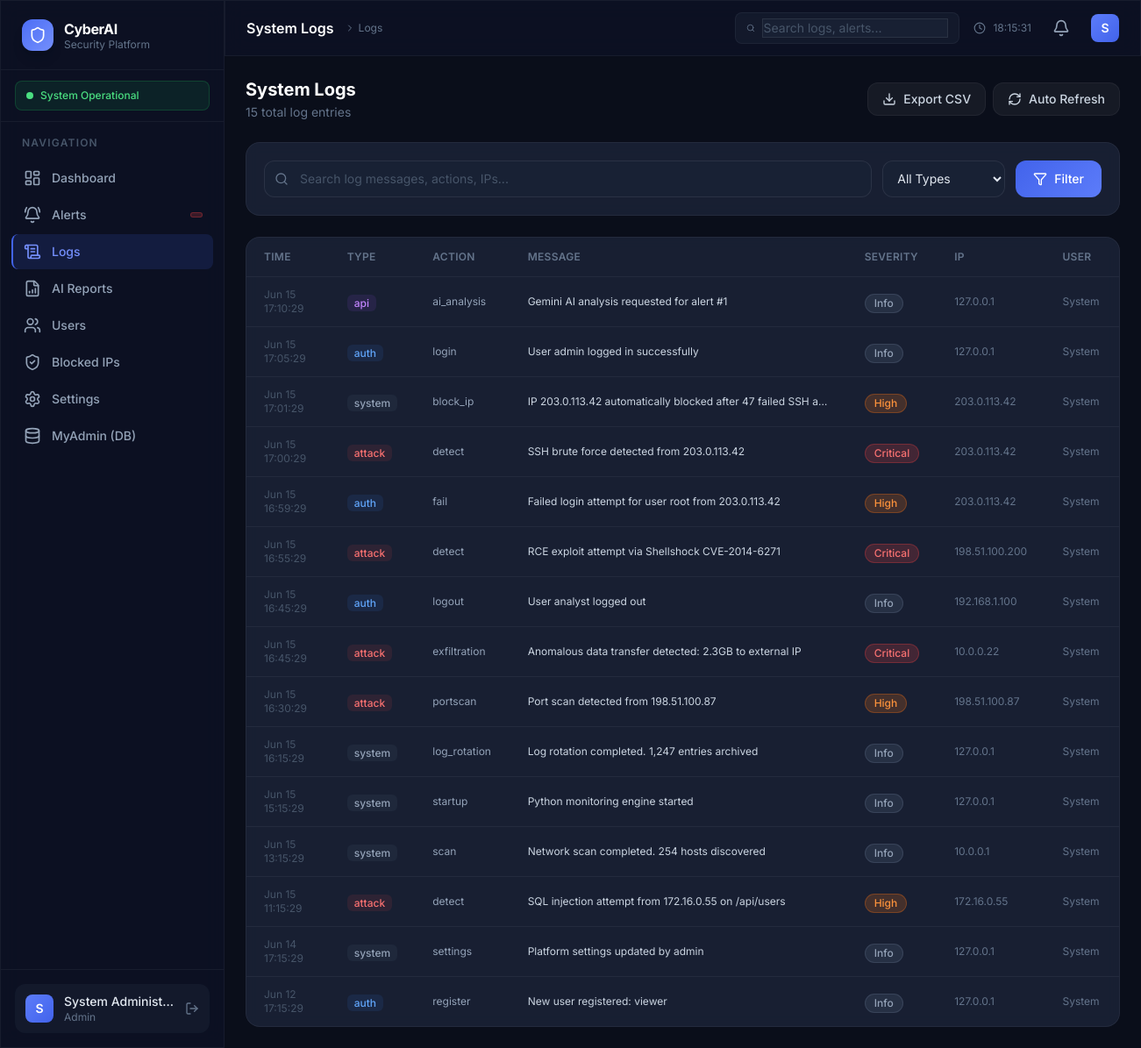
Screenshot of /dashboard/logs.php (signed in) with the database file from the repository.
### tables this page shows
CREATE TABLE IF NOT EXISTS logs (
    id          BIGINT UNSIGNED AUTO_INCREMENT PRIMARY KEY,
    type        VARCHAR(50) NOT NULL DEFAULT 'system',
    action      VARCHAR(100) NOT NULL,
    message     TEXT NOT NULL,
    severity    ENUM('critical','high','medium','low','info') NOT NULL DEFAULT 'info',
    user_id     INT UNSIGNED DEFAULT NULL,
    ip_address  VARCHAR(45) DEFAULT NULL,
    user_agent  TEXT DEFAULT NULL,
    raw_data    JSON DEFAULT NULL,
    created_at  DATETIME NOT NULL DEFAULT CURRENT_TIMESTAMP,
    INDEX idx_type       (type),
    INDEX idx_severity   (severity),
    INDEX idx_user_id    (user_id),
    INDEX idx_ip         (ip_address),
    INDEX idx_created_at (created_at),
    FOREIGN KEY (user_id) REFERENCES users(id) ON DELETE SET NULL
);

### dashboard/logs.php (the view, shortened to what the rows shown need)
<?php
require_once __DIR__ . '/includes/db.php';
require_once __DIR__ . '/includes/auth.php';
require_once __DIR__ . '/includes/functions.php';
$activePage = 'logs';
$page   = max(1, (int)($_GET['page'] ?? 1));
$where  = [];
$params = [];
$whereStr = $where ? 'WHERE ' . implode(' AND ', $where) : '';
$sql       = "SELECT l.*, u.username FROM logs l LEFT JOIN users u ON l.user_id = u.id $whereStr ORDER BY l.created_at DESC";
$paginated = paginate($sql, $params, $page);
$logs      = $paginated['data'];
include __DIR__ . '/includes/header.php';
?>
<div class="flex">
    <?php include __DIR__ . '/components/sidebar.php'; ?>
    <div class="flex-1 lg:ml-64">
        <?php include __DIR__ . '/components/navbar.php'; ?>
        <main class="pt-16 min-h-screen">
            <div class="p-6 space-y-6">
                <div class="animate-in flex flex-col sm:flex-row sm:items-center justify-between gap-4">
                    <div>
                        <h2 class="text-xl font-bold text-white">System Logs</h2>
                    </div>
                </div>
                <div class="animate-in glass-card rounded-2xl border border-white/5 overflow-hidden">
                    <div class="overflow-x-auto">
                        <table class="w-full min-w-[800px]">
                            <thead>
                                <tr class="border-b border-white/5">
                                    <th class="text-left text-xs font-semibold text-slate-500 px-5 py-3.5 uppercase tracking-wide w-40">Time</th>
                                    <th class="text-left text-xs font-semibold text-slate-500 px-5 py-3.5 uppercase tracking-wide w-24">Type</th>
                                    <th class="text-left text-xs font-semibold text-slate-500 px-5 py-3.5 uppercase tracking-wide w-32">Action</th>
                                    <th class="text-left text-xs font-semibold text-slate-500 px-5 py-3.5 uppercase tracking-wide">Message</th>
                                    <th class="text-left text-xs font-semibold text-slate-500 px-5 py-3.5 uppercase tracking-wide w-24">Severity</th>
                                    <th class="text-left text-xs font-semibold text-slate-500 px-5 py-3.5 uppercase tracking-wide w-32">IP</th>
                                    <th class="text-left text-xs font-semibold text-slate-500 px-5 py-3.5 uppercase tracking-wide w-28">User</th>
                                </tr>
                            </thead>
                            <tbody class="divide-y divide-white/5 font-mono">
                                <?php if (empty($logs)): ?>
                                <tr>
                                    <td colspan="7" class="px-5 py-12 text-center text-slate-600">
                                        <i data-lucide="scroll-text" class="w-10 h-10 mx-auto mb-3 text-slate-700"></i>
                                        <p class="text-sm font-sans">No logs found matching your filters.</p>
                                    </td>
                                </tr>
                                <?php else: ?>
                                <?php foreach ($logs as $log): ?>
                                <tr class="alert-row transition-colors">
                                    <td class="px-5 py-3 text-xs text-slate-600">
                                        <?= date('M j H:i:s', strtotime($log['created_at'])) ?>
                                    </td>
                                    <td class="px-5 py-3">
                                        <span class="text-xs px-2 py-0.5 rounded-md font-medium font-sans
                                            <?php echo match($log['type']) {
                                                'auth'    => 'bg-blue-500/10 text-blue-400',
                                                'attack'  => 'bg-red-500/10 text-red-400',
                                                'system'  => 'bg-slate-500/10 text-slate-400',
                                                'api'     => 'bg-purple-500/10 text-purple-400',
                                                default   => 'bg-slate-500/10 text-slate-400',
                                            }; ?>">
                                            <?= htmlspecialchars($log['type']) ?>
                                        </span>
                                    </td>
                                    <td class="px-5 py-3 text-xs text-slate-400"><?= htmlspecialchars($log['action']) ?></td>
                                    <td class="px-5 py-3 text-xs text-slate-300 max-w-sm truncate">
                                        <span title="<?= htmlspecialchars($log['message']) ?>"><?= htmlspecialchars($log['message']) ?></span>
                                    </td>
                                    <td class="px-5 py-3"><?= severityBadge($log['severity'] ?? 'info') ?></td>
                                    <td class="px-5 py-3 text-xs text-slate-500"><?= htmlspecialchars($log['ip_address'] ?? '—') ?></td>
                                    <td class="px-5 py-3 text-xs text-slate-500"><?= htmlspecialchars($log['username'] ?? 'System') ?></td>
                                </tr>
                                <?php endforeach; ?>
                                <?php endif; ?>
                            </tbody>
                        </table>
                    </div>
                </div>
            </div>
        </main>
    </div>
</div>
<?php include __DIR__ . '/includes/footer.php'; ?>

### dashboard/components/sidebar.php (shortened to what the rows shown need)
<?php
$nav = [
    ['icon' => 'layout-dashboard', 'label' => 'Dashboard',       'href' => 'index.php',    'page' => 'dashboard'],
    ['icon' => 'bell-ring',        'label' => 'Alerts',           'href' => 'alerts.php',   'page' => 'alerts'],
    ['icon' => 'scroll-text',      'label' => 'Logs',             'href' => 'logs.php',     'page' => 'logs'],
    ['icon' => 'file-bar-chart',   'label' => 'AI Reports',       'href' => 'reports.php',  'page' => 'reports'],
    ['icon' => 'users',            'label' => 'Users',            'href' => 'users.php',    'page' => 'users',    'roles' => ['admin']],
    ['icon' => 'shield-check',     'label' => 'Blocked IPs',      'href' => 'blocked.php',  'page' => 'blocked'],
    ['icon' => 'settings',         'label' => 'Settings',         'href' => 'settings.php', 'page' => 'settings'],
    ['icon' => 'database',         'label' => 'MyAdmin (DB)',     'href' => 'myadmin/',     'page' => 'myadmin',   'roles' => ['admin']],
];
?>
<aside id="sidebar" class="fixed inset-y-0 left-0 z-40 w-64 glass border-r border-white/5 flex flex-col transition-transform duration-300 ease-in-out lg:translate-x-0">
    <nav class="flex-1 overflow-y-auto px-3 py-4 space-y-0.5">
        <?php foreach ($nav as $item): ?>
            <?php
            $isActive = ($activePage === $item['page']);
            ?>
            <a href="<?= APP_URL ?>/dashboard/<?= $item['href'] ?>"
               class="sidebar-link flex items-center gap-3 px-3 py-2.5 rounded-lg text-sm font-medium border-l-2 border-transparent cursor-pointer
                      <?= $isActive ? 'active text-brand-400 bg-brand-600/15' : 'text-slate-400 hover:text-slate-200' ?>">
                <i data-lucide="<?= $item['icon'] ?>" class="w-4.5 h-4.5 flex-shrink-0 w-5 h-5"></i>
                <span><?= $item['label'] ?></span>
            </a>
        <?php endforeach; ?>
    </nav>
</aside>

### dashboard/includes/functions.php (shortened to what the rows shown need)
<?php
require_once __DIR__ . '/db.php';
function severityBadge(string $severity): string {
    $classes = [
        'critical' => 'bg-red-500/20 text-red-400 border-red-500/30',
        'high'     => 'bg-orange-500/20 text-orange-400 border-orange-500/30',
        'medium'   => 'bg-yellow-500/20 text-yellow-400 border-yellow-500/30',
        'low'      => 'bg-blue-500/20 text-blue-400 border-blue-500/30',
        'info'     => 'bg-slate-500/20 text-slate-400 border-slate-500/30',
    ];
    $cls = $classes[$severity] ?? $classes['info'];
    return "<span class=\"inline-flex items-center px-2.5 py-0.5 rounded-full text-xs font-medium border {$cls}\">" . ucfirst($severity) . "</span>";
}
function paginate(string $sql, array $params, int $page = 1, int $perPage = ITEMS_PER_PAGE): array {
    $offset = ($page - 1) * $perPage;
    $countSql = "SELECT COUNT(*) as total FROM (" . $sql . ") as subq";
    $total = (int)(db()->fetch($countSql, $params)['total'] ?? 0);
    $data  = db()->fetchAll($sql . " LIMIT {$perPage} OFFSET {$offset}", $params);
    return [
        'data'         => $data,
        'total'        => $total,
        'page'         => $page,
        'per_page'     => $perPage,
        'total_pages'  => (int) ceil($total / $perPage),
    ];
}

### rows the page displays
logs: label "Settings", created_at "Jun 14 17:15:29", type "system", action "settings", message "Platform settings updated by admin", severity "Info", ip_address "127.0.0.1", username "System"
logs: created_at "Jun 15 17:10:29", type "api", action "ai_analysis", message "Gemini AI analysis requested for alert #1", severity "Info", ip_address "127.0.0.1", username "System"
logs: created_at "Jun 15 17:05:29", type "auth", action "login", message "User admin logged in successfully", severity "Info", ip_address "127.0.0.1", username "System"
logs: created_at "Jun 15 17:01:29", type "system", action "block_ip", message "IP 203.0.113.42 automatically blocked after 47 failed SSH a…", severity "High", ip_address "203.0.113.42", username "System"
logs: created_at "Jun 15 17:00:29", type "attack", action "detect", message "SSH brute force detected from 203.0.113.42", severity "Critical", ip_address "203.0.113.42", username "System"
logs: created_at "Jun 15 16:59:29", type "auth", action "fail", message "Failed login attempt for user root from 203.0.113.42", severity "High", ip_address "203.0.113.42", username "System"
logs: created_at "Jun 15 16:55:29", type "attack", action "detect", message "RCE exploit attempt via Shellshock CVE-2014-6271", severity "Critical", ip_address "198.51.100.200", username "System"
logs: created_at "Jun 15 16:45:29", type "auth", action "logout", message "User analyst logged out", severity "Info", ip_address "192.168.1.100", username "System"
logs: created_at "Jun 15 16:45:29", type "attack", action "exfiltration", message "Anomalous data transfer detected: 2.3GB to external IP", severity "Critical", ip_address "10.0.0.22", username "System"
logs: created_at "Jun 15 16:30:29", type "attack", action "portscan", message "Port scan detected from 198.51.100.87", severity "High", ip_address "198.51.100.87", username "System"
logs: created_at "Jun 15 16:15:29", type "system", action "log_rotation", message "Log rotation completed. 1,247 entries archived", severity "Info", ip_address "127.0.0.1", username "System"
logs: created_at "Jun 15 15:15:29", type "system", action "startup", message "Python monitoring engine started", severity "Info", ip_address "127.0.0.1", username "System"
logs: created_at "Jun 15 13:15:29", type "system", action "scan", message "Network scan completed. 254 hosts discovered", severity "Info", ip_address "10.0.0.1", username "System"
logs: created_at "Jun 15 11:15:29", type "attack", action "detect", message "SQL injection attempt from 172.16.0.55 on /api/users", severity "High", ip_address "172.16.0.55", username "System"
logs: created_at "Jun 12 17:15:29", type "auth", action "register", message "New user registered: viewer", severity "Info", ip_address "127.0.0.1", username "System"

### other values shown
$item['label'] "Dashboard"
$item['label'] "Alerts"
$item['label'] "Logs"
$item['label'] "AI Reports"
$item['label'] "Users"
$item['label'] "Blocked IPs"
$item['label'] "MyAdmin (DB)"
substr($currentUser['full_name'] ?? $currentUser['username'], 0, 1) "S"
$currentUser['full_name'] "System Administ…"
$currentUser['role'] "Admin"
$pageTitle "System Logs"
$activePage ?: 'overview' "Logs"
$paginated['total'] "15"
